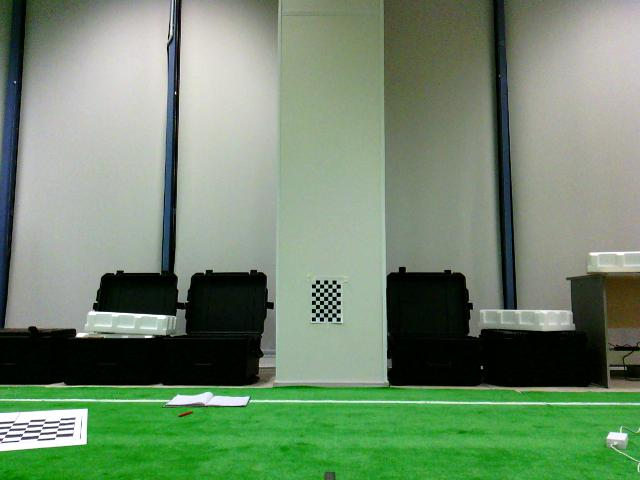
#> input picture calibration/DIST_4000IMAGE_0_0.jpg, 640 x 480 px, given in place of gdf, which was not available
$ python BallRevisited.py
#> lines starting #> are read from the running program, lines starting #| are printed output that depends on the picture; pictures that were not available may be replaced by others from this repository, and a replacement may not be noted
# -*- coding: utf-8 -*-

import os
import cv2
os.chdir('C:\\Users\\user\\Downloads\\many_chessboards7')
import _pickle as cPickle
calib_data = cPickle.load(open('calib_data.pkl','rb'))
#> (reads calib_data.pkl from the repository)
images = [j for j in os.listdir() if '.jpg' in j]
mse, calib_matrix,dist_coefs, rvecs, tvecs = calib_data
cell_size=2.45#size of 1 cell, CALIBRATE TAKING IT INTO ACCOUNT
calib_matrix = calib_matrix
w,h=640,480
new_calibmatrix, roi=cv2.getOptimalNewCameraMatrix(calib_matrix, dist_coefs,(w,h),1,(w,h))
import cv2
import numpy as np
from tqdm import tqdm
s=1
def transform(image):
    dst = cv2.undistort(image, calib_matrix, dist_coefs, None, new_calibmatrix)
    x,y,w,h = roi
    dst = dst[y:y+h, x:x+w]
    return dst
def get_newcoords(x,y, rt_index, s=s):
    global rvecs,tvecs
    '''
    x, y -  координаты на dst

    s* pixel_coords = newcameramtx *(R|T) * coords_3d
    Т.к нам нужны coords_3d,а не coords_4d, мы убираем у newcameramtx*(R|T) последний столбей,
    делая эту матрицу размером не 3*4, а 3*3. Обозначим такую матрицу как newcameramtx*(R|T)_
    s*((newcameramtx*(R|T)_).INV())*pixel_coords = coords_3d
    '''
    R=cv2.Rodrigues(rvecs[rt_index])[0]
    T = tvecs[rt_index]
    RT = np.concatenate((R,T),axis=1)
    pixel_vector = np.array([x,y,1])
    matrix1 = np.matmul(new_calibmatrix, RT)[:3,:3]#Matrix1 is 3*4
    matrix2 = np.linalg.inv(matrix1)
    coords_3d = s*np.matmul(matrix2, pixel_vector)
    return coords_3d

# [36 lines of commented-out code are left out]
image_name='gdf'
image_xy=[(0,1),(1,2),(2,3)]
real_xy=[(5,1),(5,2),(5,3)]
delta = 0
def dist(pair1,pair2):
    return ((pair1[0]-pair2[0])**2 + (pair1[1]-pair2[1])**2)**0.5
def edit_photo(image_name, rt_index=None):
#> called with image_name = 'gdf'
    calib_img = cv2.imread(image_name,0)
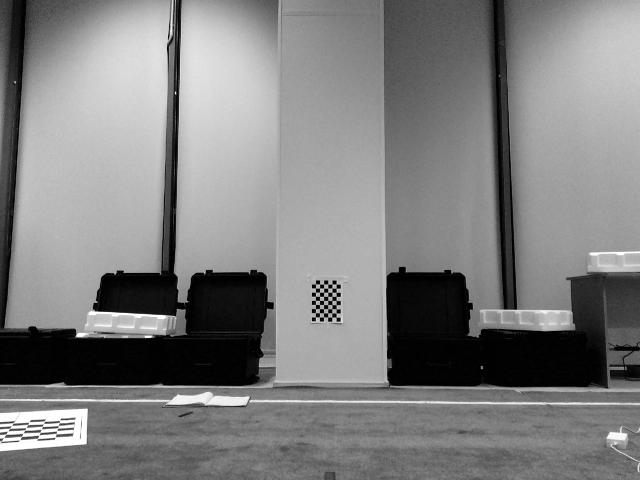
#> calib_img: shape (480, 640); min 0, max 255, mean 126.7
    calib_img=transform(calib_img)
#> in transform, `dst = cv2.undistort(image, calib_matrix, dist_coefs, None, new_calibma..`:
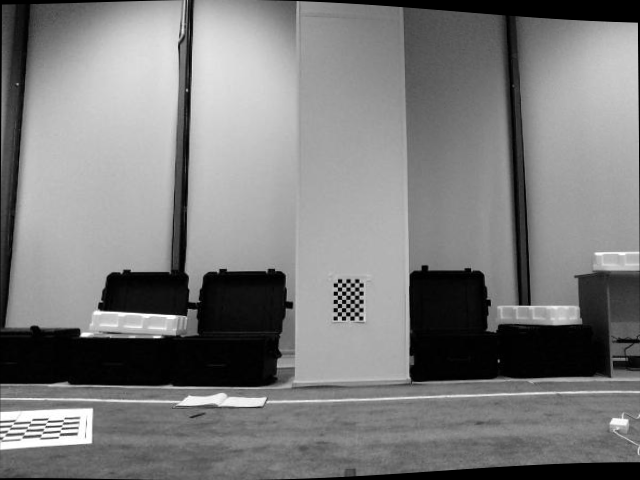
#> dst: shape (480, 640); min 0, max 255, mean 123.7
#> in transform, `dst = dst[y:y+h, x:x+w]`:
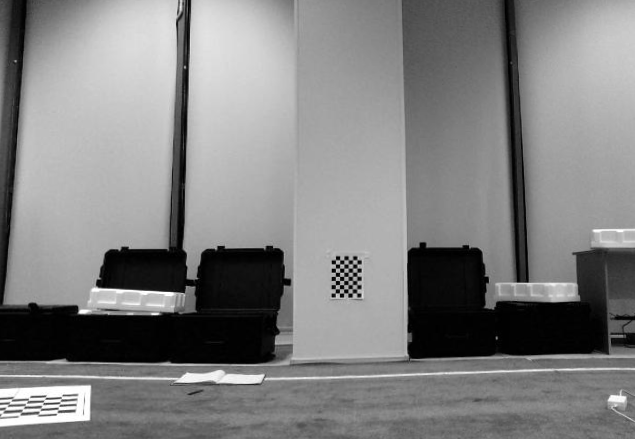
#> dst: shape (439, 635); min 0, max 255, mean 128.4
    avg_dists=[]
    for i in range(len(rvecs)):
        predicted_xy = [get_newcoords(x_,y_,i) for (x_,y_) in image_xy]
        distances =[dist(predicted_xy[i],real_xy[i]) for i in range(len(real_xy))]
        avg_dists.append(sum(distances)/len(distances))
    return np.argmax(avg_dists),avg_dists
edit_photo(image_name)
